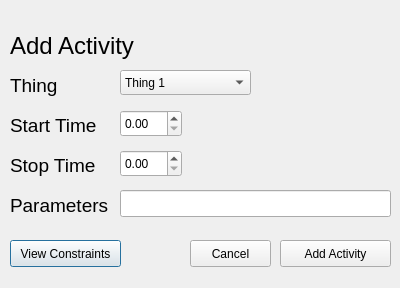
<?xml version="1.0" encoding="UTF-8"?>
<ui version="4.0">
 <class>Add_Activity_Dialog</class>
 <widget class="QDialog" name="Add_Activity_Dialog">
  <property name="geometry">
   <rect>
    <x>0</x>
    <y>0</y>
    <width>400</width>
    <height>288</height>
   </rect>
  </property>
  <property name="windowTitle">
   <string>Activity</string>
  </property>
  <widget class="QLineEdit" name="parameters_line_edit">
   <property name="geometry">
    <rect>
     <x>120</x>
     <y>190</y>
     <width>271</width>
     <height>27</height>
    </rect>
   </property>
  </widget>
  <widget class="QDoubleSpinBox" name="start_time_spin_box">
   <property name="geometry">
    <rect>
     <x>120</x>
     <y>110</y>
     <width>62</width>
     <height>27</height>
    </rect>
   </property>
  </widget>
  <widget class="QDoubleSpinBox" name="stop_time_spin_box">
   <property name="geometry">
    <rect>
     <x>120</x>
     <y>150</y>
     <width>62</width>
     <height>27</height>
    </rect>
   </property>
  </widget>
  <widget class="QLabel" name="start_time_label">
   <property name="geometry">
    <rect>
     <x>10</x>
     <y>110</y>
     <width>91</width>
     <height>31</height>
    </rect>
   </property>
   <property name="font">
    <font>
     <pointsize>14</pointsize>
    </font>
   </property>
   <property name="text">
    <string>Start Time</string>
   </property>
  </widget>
  <widget class="QLabel" name="stop_time_label">
   <property name="geometry">
    <rect>
     <x>10</x>
     <y>150</y>
     <width>91</width>
     <height>31</height>
    </rect>
   </property>
   <property name="font">
    <font>
     <pointsize>14</pointsize>
    </font>
   </property>
   <property name="text">
    <string>Stop Time</string>
   </property>
  </widget>
  <widget class="QLabel" name="parameters_label">
   <property name="geometry">
    <rect>
     <x>10</x>
     <y>190</y>
     <width>101</width>
     <height>31</height>
    </rect>
   </property>
   <property name="font">
    <font>
     <pointsize>14</pointsize>
    </font>
   </property>
   <property name="text">
    <string>Parameters</string>
   </property>
  </widget>
  <widget class="QLabel" name="main_activity_dialog_label">
   <property name="geometry">
    <rect>
     <x>10</x>
     <y>30</y>
     <width>161</width>
     <height>31</height>
    </rect>
   </property>
   <property name="font">
    <font>
     <pointsize>18</pointsize>
    </font>
   </property>
   <property name="text">
    <string>Add Activity</string>
   </property>
  </widget>
  <widget class="QPushButton" name="activity_view_constraints_button">
   <property name="geometry">
    <rect>
     <x>10</x>
     <y>240</y>
     <width>111</width>
     <height>27</height>
    </rect>
   </property>
   <property name="text">
    <string>View Constraints</string>
   </property>
  </widget>
  <widget class="QPushButton" name="close_button">
   <property name="geometry">
    <rect>
     <x>190</x>
     <y>240</y>
     <width>81</width>
     <height>27</height>
    </rect>
   </property>
   <property name="text">
    <string>Cancel</string>
   </property>
  </widget>
  <widget class="QPushButton" name="add_activity_button">
   <property name="geometry">
    <rect>
     <x>280</x>
     <y>240</y>
     <width>111</width>
     <height>27</height>
    </rect>
   </property>
   <property name="text">
    <string>Add Activity</string>
   </property>
  </widget>
  <widget class="QLabel" name="thing_label">
   <property name="geometry">
    <rect>
     <x>10</x>
     <y>70</y>
     <width>91</width>
     <height>31</height>
    </rect>
   </property>
   <property name="font">
    <font>
     <pointsize>14</pointsize>
    </font>
   </property>
   <property name="text">
    <string>Thing</string>
   </property>
  </widget>
  <widget class="QComboBox" name="thing_combo_box">
   <property name="geometry">
    <rect>
     <x>120</x>
     <y>70</y>
     <width>131</width>
     <height>25</height>
    </rect>
   </property>
   <item>
    <property name="text">
     <string>Thing 1</string>
    </property>
   </item>
   <item>
    <property name="text">
     <string>Thing 2</string>
    </property>
   </item>
   <item>
    <property name="text">
     <string>Thing 3</string>
    </property>
   </item>
   <item>
    <property name="text">
     <string>Thing 4</string>
    </property>
   </item>
   <item>
    <property name="text">
     <string>Thing 5</string>
    </property>
   </item>
  </widget>
 </widget>
 <resources/>
 <connections/>
</ui>
